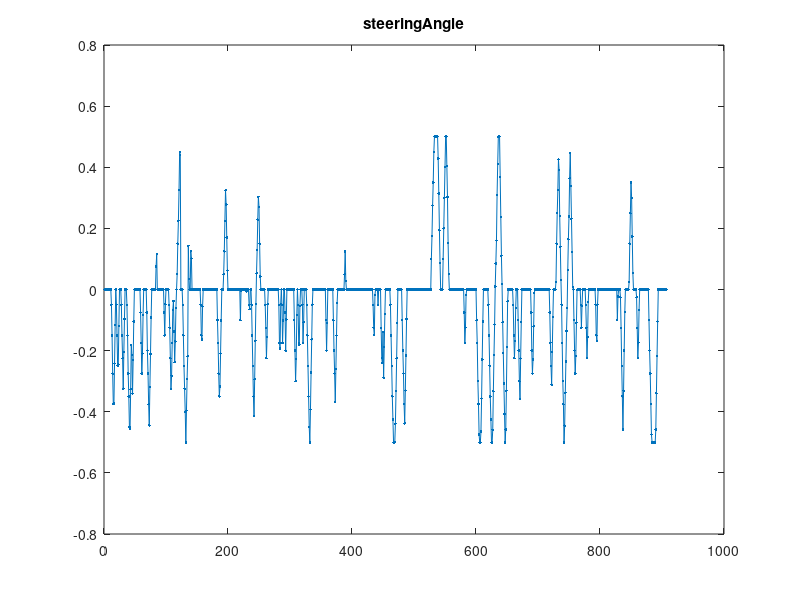
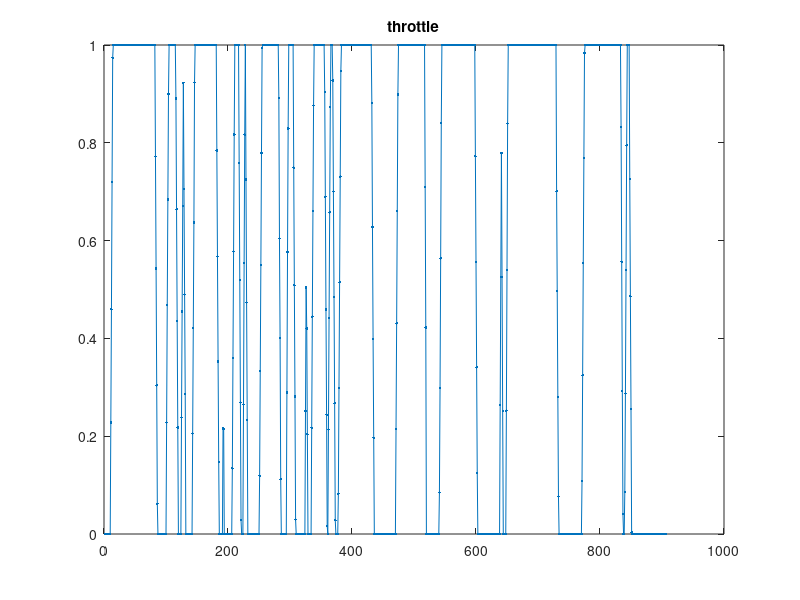
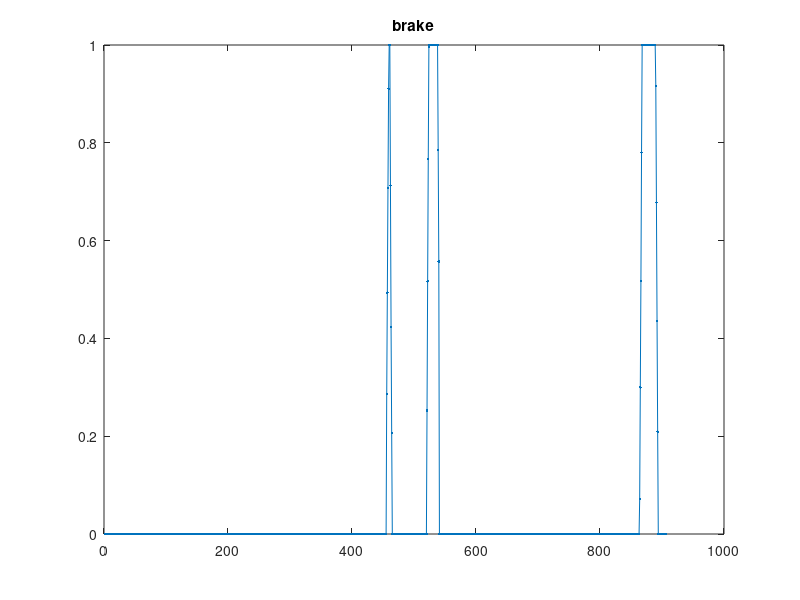
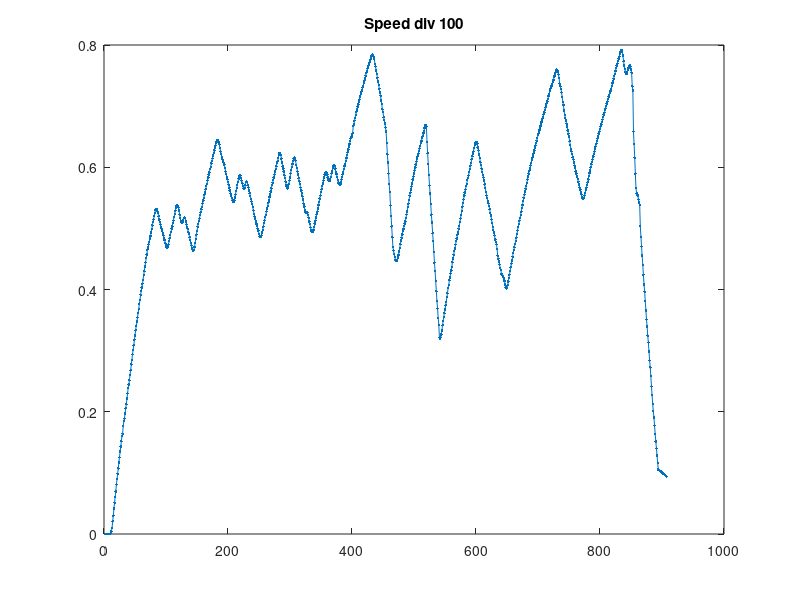

Reproduce these figures in MATLAB, in order. (Note: this script raises an error after producing the figures.)
clear all; close all; clc;

f = fileread('test_extra_training_output/driving_log.csv'); 
lines = regexp(f, '\n', 'split');

M = zeros(length(lines), 10); 
for i = 1:length(lines)
    curr = regexp(lines{i}, ',', 'split');
    M(i,:) = str2double(curr); 
end

M(:,1:3) = []; 

cols = {'steeringAngle', 'throttle', 'brake', 'Speed div 100', 'posx', 'posy', 'heading'};
for i = 1:length(cols)
    figure; 
    y = M(:,i); 
    if i == 4; y = y/100; end
    plot(y, '.-')
    title(cols{i})
end

figure; hold all; 
for i = 1:4
    plot(M(:,i), '.-', 'DisplayName', cols{i})
end
legend toggle

figure; hold all; 
plot(M(:,5), M(:,6), '-')
waypoints = load('lake_track_waypoints.csv');
plot(waypoints(:,1), waypoints(:,2), '-x')